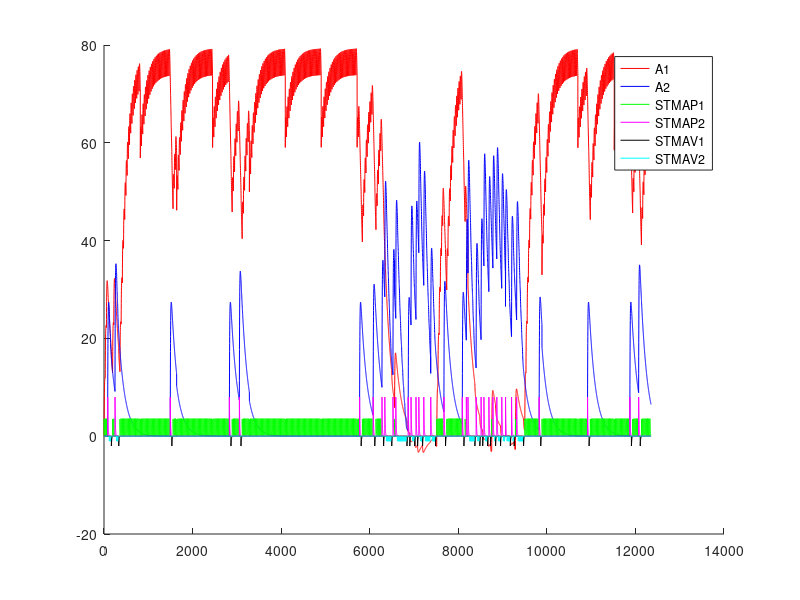

Write the MATLAB code that produced this figure. (Note: this script raises an error after producing the figure.)
%% SHORT TERM MEMORY RESPONSE - REWARD
%% Castigos

%Cambiar el calculo de A1max y A2max porque ahora el refuerzo est� directo

close all
clc
clear

function rf = feel(pellets)
  rf=0;
  if (nargin~=0)
    rf=(12.8*(1-exp(-.25.* pellets.^(2))))+(12.8*(1-exp(-.5.* pellets)));
  else
    error ("Faltan parametros");
  endif
endfunction

%% INICIALIZATION
%%%%%% CONSTANTES DE DECAE / SUBE
alphaAP = 0.5 ;
betaAP  = 0.125 ;
alphaAV = 0.25 ;
betaAV  = 0.125 ;
gamma = 0.0067; %0.00134; %0.0067;  %2/1 sesiones
deltaAP = 0.5 ;
deltaAV = 0.125 ;
deltaAV2 = 0.25 ;

tau = 0.8 ;
R1 = floor(feel(1)); %tiempo de refuezo para R
R2 = floor(feel(2)); %tiempo de refuezo para T

l1 = 21; %20 = duraci�n entre trials
l2 = 42; %42 = 1 de refuerzo + 20 entre trials + 1 de castigo + 20 entre trials

max1 = 0; %maximum de stm1
min1 = 0; %minimum de stm1
for i = 1:10
  max1 = min1*(1-betaAP)+alphaAP*R1;
  min1 = max1*(1-betaAP)^20;
end

max2 = alphaAP*R2; %maximum de stm2

S1 = (((max1-min1)*(0.72*l1))/2)+min1*l1; %calcul de la surfacia del triangulo m�s la de el rectangulo
                                          %0.75*l1 = 75% de l1 (base)    
S2 = (max2*(0.46*l2))/2; %calcul de la superficia del triangulo

stmAP_1_medio = S1/l1;
stmAP_2_medio = S2/l2;

A1max = (deltaAP/gamma)*stmAP_1_medio;
A2max = (deltaAP/gamma)*stmAP_2_medio;

%%%%%% CONSTANTES DE SESIONES
Ntrial  =  30 ;
Nses    =  15 ;
Ntest   =  5 ;
saving  =  0.8 ;

%%%%%% INICIALIZACION
palanca = zeros(2,1);
RfAP_1=zeros(10,1);
RfAP_2=zeros(10,1);
RfAV_1=zeros(10,1);
RfAV_2=zeros(10,1);
A1=zeros(1,Ntest);
A2=zeros(1,Ntest);
stmAP_1=zeros(1,Ntest);
stmAP_2=zeros(1,Ntest);
stmAV_1=zeros(1,Ntest);
stmAV_2=zeros(1,Ntest);
sesion = zeros(Nses,1);
nb_coop = zeros(Nses,Ntest);


%% INICIO DE LAS ITERATIONS
for l = 1:Ntest
  Num=0;
  for k = 1:Nses
    i=2;
    duracion = [1,1,20*ones(1,Ntrial+2)];
    d = 1;
    contador = 2;
    palanca(1)=1;
    
    if k>1
      A1(Num+1,l)=saving*A1(Num,l);
      A2(Num+1,l)=saving*A2(Num,l);
      stmAP_1(Num+1,l)=0*stmAP_1(Num,l);
      stmAP_2(Num+1,l)=0*stmAP_2(Num,l);
      stmAV_1(Num+1,l)=0*stmAV_1(Num,l);
      stmAV_2(Num+1,l)=0*stmAV_2(Num,l);
    end       
    
    for j=2:1000
      if contador == duracion(i) + d
        contador = 1 ;
        
        i = i+1 ;
        J = j ;
        
        P1(i,k)=0.5*(1-exp(-(5*A1((j-1)+Num,l))/A1max))+0.5; %probabilidad en exponential
        P2(i,k)=0.5*(1-exp(-(5*A2((j-1)+Num,l))/A2max))+0.5;

%        P1(i,k)=0.5*((A1((j-1)+Num,l)/A1max)+1); %probabilidad en linear
%        P2(i,k)=0.5*((A2((j-1)+Num,l)/A2max)+1);
        
        a = rand ;
        
        %%% ELECCION DE LA PALANCA %%%
        if abs(A1((j-1)+Num,l)-A2((j-1)+Num,l))<1
          palanca(i-1)=randi(2);
        else
          if A1((j-1)+Num,l)>A2((j-1)+Num,l)
            if a>=P1(i,k)
              palanca(i-1)=2;
            else
              palanca(i-1)=1;
            end
          else
            if a>=P2(i,k)
              palanca(i-1)=1;
            else
              palanca(i-1)=2;
            end
          end
        end

        %%% REFUERZO %%%
           %  Experimental     Oponente
        if (palanca(i-1)==1)&&(palanca(i-2)==1) %% R + 1p
          RfAP_1(i)=floor(feel(1));
          RfAP_2(i)=0;
          RfAV_1(i)=0;
          RfAV_2(i)=0;
          d=RfAP_1(i);
        elseif (palanca(i-1)==1)&&(palanca(i-2)==2) %% S + 8s
          RfAP_1(i)=0;
          RfAP_2(i)=0;
          RfAV_1(i)=8;
          RfAV_2(i)=0;
          d=8;
        elseif (palanca(i-1)==2)&&(palanca(i-2)==2) %% P + 4s
          RfAP_1(i)=0;
          RfAP_2(i)=0;
          RfAV_1(i)=0;
          RfAV_2(i)=4;
          d=4;
        elseif (palanca(i-1)==2)&&(palanca(i-2)==1) %% T + 2p
          RfAP_1(i)=0;
          RfAP_2(i)=floor(feel(2));
          RfAV_1(i)=0;
          RfAV_2(i)=0;
          d=RfAP_2(i);
        end
        
      else
        contador=contador+1;
        RfAP_1(i)=0;
        RfAP_2(i)=0;
        RfAV_1(i)=0;
        RfAV_2(i)=0;
      end
      
      stmAP_1(j+Num,l)=(1-betaAP)*stmAP_1((j-1)+Num,l)+alphaAP*RfAP_1(i);
      stmAP_2(j+Num,l)=(1-betaAP)*stmAP_2((j-1)+Num,l)+alphaAP*RfAP_2(i);
      
      stmAV_1(j+Num,l)=(1-betaAV)*stmAV_1((j-1)+Num,l)+alphaAV*RfAV_1(i);
      stmAV_2(j+Num,l)=(1-betaAV)*stmAV_2((j-1)+Num,l)+alphaAV*RfAV_2(i);
      
      A1(j+Num,l)=(1-gamma)*A1((j-1)+Num,l)+deltaAP*stmAP_1(j+Num,l)-deltaAV*stmAV_1(j+Num,l);
      A2(j+Num,l)=(1-gamma)*A2((j-1)+Num,l)+deltaAP*stmAP_2(j+Num,l)-deltaAV2*stmAV_2(j+Num,l);
      
      if i==Ntrial+2
        if j==J+d+19
          break
        end
      end
      
    end
    
    %%% CONTADOR DE A QUE J SE CAMBIA LA SESION
    sesion(k,l)=j+Num;

    %%% DEFINICION DE NUM
%    compteur = 0 ;
%    for i=1:length(A1(:,l))
%      if A1(i,l)~=0
%        compteur = compteur +1;
%      end
%    end
%    Num=compteur;
    Num = j+Num;
    Sizemat = length(A1);
    
    for j = 1:Ntrial
      if palanca(j)==1
        nb_coop(k,l)= nb_coop(k,l)+1;
      end
    end
  end
end


%%% PRUEBAS 
%%% ENCONTRA LA LONGITUD REAL DEL EXPERIMENTACION
nonnul = zeros(Ntest,1);
for k=1:Ntest
  for i=1:length(A1)
    if A1(i,k) ~= 0
      nonnul(k)=nonnul(k)+1;
    end
  end
end

%%% PRUEBA I _ PESO DE LA EXPERIMENTACION EN LA MEMORIA
porcent = 0;
for i = 1:Ntest
  if sum(A1(:,i)) > 10 * sum(A2(:,i))
    porcent = porcent +1;
  end
end

%%% PRUEBA II _ SI LA EXCITATION ALCANZA A SU MAXIMUM
maxima = zeros(Ntest,1);
for k = 1:Ntest
  if floor(max(A1(:,k))) == floor(max(max(A1))) 
    maxima(k) = maxima(k) +1;
  end
end

%%% PRUEBA III _ EN QUE SESION LA PALANCA GANA DE VERDAD
%ird = zeros(Ntest,1);
%for k = 1:Ntest
%  i=1;
%  while 1
%    if A1(nonnul(k)-i,k) < limrand
%      ird(k) = nonnul(k)-i+1;
%      break;
%    else
%      i=i+1;
%    end
%  end
%end

%%% PRUEBA IV _ CONVIERTE J EN NUMERO DE SESION
%for k = 1:Ntest
%  i=1;
%  while 1
%    if ird(k) <= sum(sesion(1:i)+50)
%      ird(k)=i;
%      break;
%    else
%      i=i+1;
%    end
%  end
%end

%%% PRUEBA V _ PORCENTAJE DE COOPERACION POR SESION / EXPERIMENTO


porcentaje_coop_sesion=zeros(Nses,Ntest);
porcentaje_coop_experimento=zeros(Ntest,1);
for k = 1:Ntest
  porcentaje_coop_experimento(k)=sum(nb_coop(:,k))/(Ntrial*Nses)*100;
end


%%% DEMOSTRACION 


%promedio_sesion=sum(ird)/Ntest
porcent_10xsuperior_al_otra=porcent/Ntest * 100;
cuanto_alcanzan_al_maxima=sum(maxima)/Ntest * 100;
porcentaje_coop_experimento;
porcentaje_coop_sesion=floor(nb_coop/Ntrial*100);


for i=1:5
  figure
  hold on
  plot(1:Sizemat,A1(:,i),'r',1:Sizemat,A2(:,i),'b',1:Sizemat,stmAP_1(:,i),'g',1:Sizemat,stmAP_2(:,i),'m',1:Sizemat,-stmAV_1(:,i),'k',1:Sizemat,-stmAV_2(:,i),'c')
  legend("A1","A2","STMAP1","STMAP2","STMAV1","STMAV2");
  for j=1:Nses
    plot(sesion(j,i)*ones(1,max(max(A1(:,i)),max(A2(:,i)))),(1:max(max(A1(:,i)),max(A2(:,i)))),'--k');
  end
end

color = 'rgbmkmrgbk';
figure
hold on
for i=1:Ntest
  plot(1:Nses,porcentaje_coop_sesion(:,i),'Color',color(i));
  title('Porcentaje de Cooperacion');
  xlabel('Numero de sesion');
  ylabel('Porcentaje');
end
hold off
